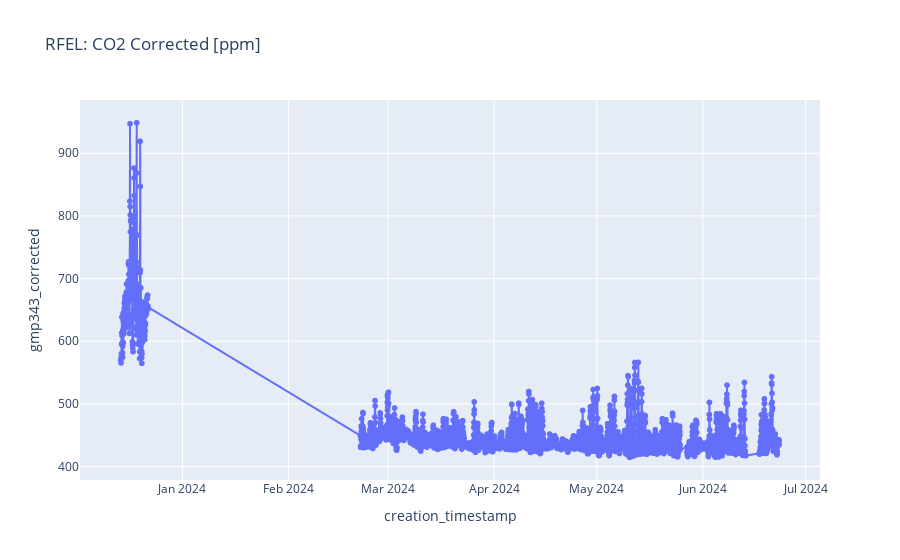

The notebook cell saved with this chart:
### Code cell
extract_site_data(dates = dates, site_name="RFEL")

### Figure 1 — Plotly figure (JSON) as saved in the notebook; plotly's stock layout.template omitted (floating-point values rounded to 4 significant figures; data arrays with more than 128 entries replaced by an {"elided": "..."} marker saying what was removed)
{"data": [{"hovertemplate": "creation_timestamp=%{x}<br>gmp343_corrected=%{y}<extra></extra>", "legendgroup": "", "line": {"color": "#636efa", "dash": "solid"}, "marker": {"symbol": "circle"}, "mode": "lines+markers", "name": "", "showlegend": false, "type": "scattergl", "x": {"elided": "2993 str values"}, "xaxis": "x", "y": {"elided": "2993 float values"}, "yaxis": "y"}], "layout": {"legend": {"tracegroupgap": 0}, "title": {"text": "RFEL: CO2 Corrected [ppm]"}, "xaxis": {"anchor": "y", "domain": [0, 1], "title": {"text": "creation_timestamp"}}, "yaxis": {"anchor": "x", "domain": [0, 1], "title": {"text": "gmp343_corrected"}}}}
